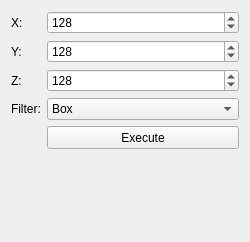
       <widget class="QWidget" name="tab_5" >
        <property name="geometry" >
         <rect>
          <x>8</x>
          <y>28</y>
          <width>250</width>
          <height>242</height>
         </rect>
        </property>
        <attribute name="title" >
         <string>Resample</string>
        </attribute>
        <layout class="QGridLayout" name="gridLayout_7" >
         <item row="5" column="1" >
          <spacer name="verticalSpacer_8" >
           <property name="orientation" >
            <enum>Qt::Vertical</enum>
           </property>
           <property name="sizeHint" stdset="0" >
            <size>
             <width>142</width>
             <height>88</height>
            </size>
           </property>
          </spacer>
         </item>
         <item row="0" column="0" >
          <widget class="QLabel" name="label_15" >
           <property name="text" >
            <string>X:</string>
           </property>
           <property name="buddy" >
            <cstring>spinBox_5</cstring>
           </property>
          </widget>
         </item>
         <item row="2" column="1" >
          <widget class="QSpinBox" name="spinBox_7" >
           <property name="minimum" >
            <number>1</number>
           </property>
           <property name="maximum" >
            <number>512</number>
           </property>
           <property name="value" >
            <number>128</number>
           </property>
          </widget>
         </item>
         <item row="1" column="1" >
          <widget class="QSpinBox" name="spinBox_6" >
           <property name="minimum" >
            <number>1</number>
           </property>
           <property name="maximum" >
            <number>512</number>
           </property>
           <property name="value" >
            <number>128</number>
           </property>
          </widget>
         </item>
         <item row="0" column="1" >
          <widget class="QSpinBox" name="spinBox_5" >
           <property name="minimum" >
            <number>1</number>
           </property>
           <property name="maximum" >
            <number>512</number>
           </property>
           <property name="value" >
            <number>128</number>
           </property>
          </widget>
         </item>
         <item row="1" column="0" >
          <widget class="QLabel" name="label_16" >
           <property name="text" >
            <string>Y:</string>
           </property>
           <property name="buddy" >
            <cstring>spinBox_6</cstring>
           </property>
          </widget>
         </item>
         <item row="3" column="0" >
          <widget class="QLabel" name="label_18" >
           <property name="text" >
            <string>Filter:</string>
           </property>
           <property name="buddy" >
            <cstring>comboBox_2</cstring>
           </property>
          </widget>
         </item>
         <item row="3" column="1" >
          <widget class="QComboBox" name="comboBox_2" >
           <item>
            <property name="text" >
             <string>Box</string>
            </property>
           </item>
           <item>
            <property name="text" >
             <string>Tent</string>
            </property>
           </item>
           <item>
            <property name="text" >
             <string>Cubic</string>
            </property>
           </item>
           <item>
            <property name="text" >
             <string>Quadric</string>
            </property>
           </item>
           <item>
            <property name="text" >
             <string>Gaussian</string>
            </property>
           </item>
          </widget>
         </item>
         <item row="2" column="0" >
          <widget class="QLabel" name="label_17" >
           <property name="text" >
            <string>Z:</string>
           </property>
           <property name="buddy" >
            <cstring>spinBox_7</cstring>
           </property>
          </widget>
         </item>
         <item row="4" column="1" >
          <widget class="QToolButton" name="toolButton_14" >
           <property name="sizePolicy" >
            <sizepolicy vsizetype="Fixed" hsizetype="Expanding" >
             <horstretch>0</horstretch>
             <verstretch>0</verstretch>
            </sizepolicy>
           </property>
           <property name="minimumSize" >
            <size>
             <width>0</width>
             <height>23</height>
            </size>
           </property>
           <property name="text" >
            <string>Execute</string>
           </property>
          </widget>
         </item>
        </layout>
       </widget>
